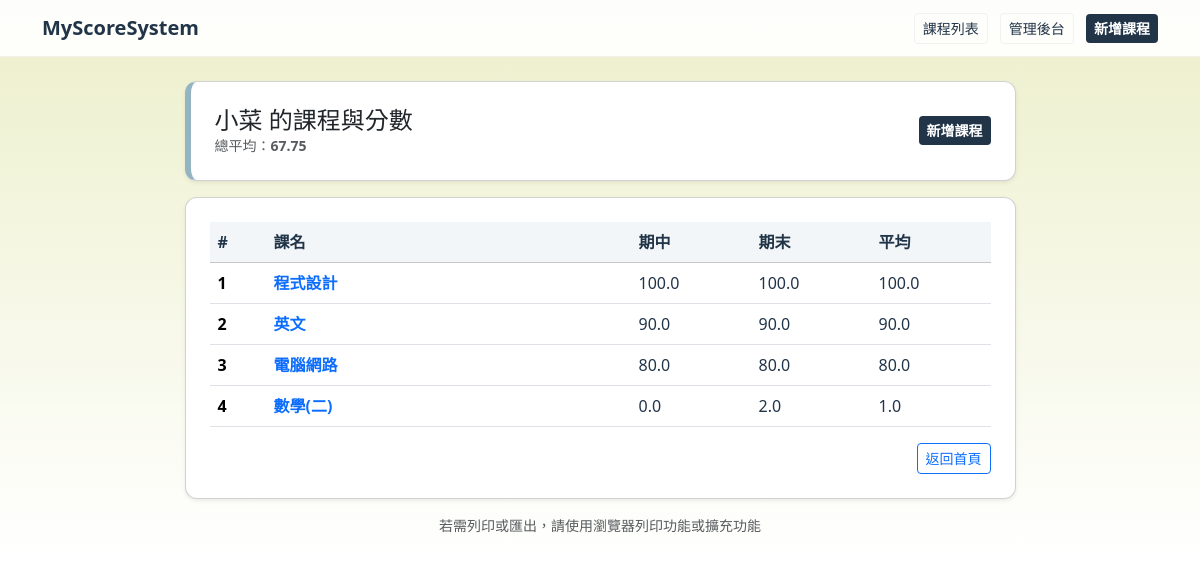
Page /courses/ on the committed database.
### course/models.py (models this page shows, shortened)
class Student(models.Model):
    name = models.CharField(max_length=50, verbose_name='學生姓名')

class Enrollment(models.Model):
    student = models.ForeignKey(Student, on_delete=models.CASCADE, verbose_name='學生')
    course = models.ForeignKey(Course, on_delete=models.CASCADE, verbose_name='課程')
    midterm_score = models.FloatField(verbose_name='期中成績')
    final_score = models.FloatField(verbose_name='期末成績')
    def average(self):
        return round((self.midterm_score + self.final_score) / 2, 2)

class Course(models.Model):
    course_id = models.CharField(max_length=10, verbose_name='課程代碼')
    name = models.CharField(max_length=100, verbose_name='課程名稱')
    teacher = models.CharField(max_length=50, verbose_name='授課教師')
    students = models.ManyToManyField(Student, through='Enrollment')

### course/views.py (the view)
# urls.py: path('courses/', views.course_list, name='course_list'),
def course_list(request):
    student = Student.objects.first()
    enrollments = Enrollment.objects.filter(student=student)
    avg_score = sum(e.average() for e in enrollments) / len(enrollments) if enrollments else 0
    return render(request, 'course_list.html', {
        'student': student,
        'enrollments': enrollments,
        'avg_score': round(avg_score, 2)
    })

### templates/course_list.html (shortened to what this page needs)
{% extends 'base.html' %}
{% block content %}
    <div class="row justify-content-center">
        <div class="col-lg-9">
            <div class="card header-card mb-3 shadow-sm accent-left">
                <div class="card-body d-flex align-items-center justify-content-between">
                    <div>
                        <h4 class="card-title mb-0">{{ student.name }} 的課程與分數</h4>
                        <p class="text-muted small mb-0">總平均：<strong>{{ avg_score }}</strong></p>
                    </div>
                    <div>
                        <a class="btn btn-primary btn-sm" href="{% url 'add_course' %}">新增課程</a>
                    </div>
                </div>
            </div>
            <div class="card shadow-sm">
                <div class="card-body">
                    <div class="table-responsive">
                        <table class="table table-hover align-middle mb-0">
                            <thead class="table-light">
                                <tr>
                                    <th style="width:56px">#</th>
                                    <th>課名</th>
                                    <th style="width:120px">期中</th>
                                    <th style="width:120px">期末</th>
                                    <th style="width:120px">平均</th>
                                </tr>
                            </thead>
                            <tbody>
                                {% for e in enrollments %}
                                <tr>
                                    <th scope="row">{{ forloop.counter }}</th>
                                    <td>
                                        <a class="text-decoration-none fw-semibold" href="{% url 'course_detail' e.course.id %}">
                                            {{ e.course.name }}
                                        </a>
                                    </td>
                                    <td>{{ e.midterm_score }}</td>
                                    <td>{{ e.final_score }}</td>
                                    <td>{{ e.average }}</td>
                                </tr>
                                {% empty %}
                                <tr>
                                    <td colspan="5" class="text-center text-muted py-3">目前沒有任何修課記錄。</td>
                                </tr>
                                {% endfor %}
                            </tbody>
                        </table>
                    </div>
                    <div class="d-flex justify-content-end mt-3">
                        <a class="btn btn-sm btn-outline-primary" href="/">返回首頁</a>
                    </div>
                </div>
            </div>
            <footer class="text-center text-muted small mt-3 mb-4">
                若需列印或匯出，請使用瀏覽器列印功能或擴充功能
            </footer>
        </div>
    </div>
{% endblock %}

### templates/base.html (shortened to what this page needs)
<!DOCTYPE html>
<html lang="zh-Hant">
<head>
    <link href="https://cdn.jsdelivr.net/npm/bootstrap@5.3.2/dist/css/bootstrap.min.css" rel="stylesheet">
</head>
<body>
    <nav class="navbar navbar-expand-lg navbar-light mb-4">
        <div class="container">
            <a class="navbar-brand" href="/">MyScoreSystem</a>
            <div>
                <a class="btn btn-outline-secondary btn-sm me-2" href="{% url 'course_list' %}">課程列表</a>
                <a class="btn btn-outline-secondary btn-sm" href="/admin/">管理後台</a>
                <a class="btn btn-primary btn-sm ms-2" href="{% url 'add_course' %}">新增課程</a>
            </div>
        </div>
    </nav>
    <main class="container">
        {% block content %}{% endblock %}
    </main>
</body>
</html>

### templates/base.html (style rules this page uses)
:root { --bg-light: #ECEFCA; --bg-2: #ffffff; --surface: #94B4C1; --btn-deep: #213448; --btn-dark: #547792; --text: #213448; --muted: #547792; }
html,body { height:100%; }
body { font-family: "Noto Sans TC", system-ui, -apple-system, "Segoe UI", Roboto, Arial, "Helvetica Neue", sans-serif; background: linear-gradient(180deg, var(--bg-light) 0%, var(--bg-2) 70%); color: var(--text); -webkit-font-smoothing:antialiased; -moz-osx-font-smoothing:grayscale; }
.navbar { background: rgba(255,255,255,0.92); border-bottom:1px solid rgba(33,52,72,0.06); }
.navbar-brand { color:var(--text); font-weight:600; }
.card { border-radius:12px; box-shadow: 0 8px 24px rgba(33,52,72,0.05); }
.card .card-body { padding:1.5rem; }
.btn-primary { background: var(--btn-deep); color:#fff; border: none; font-weight:600; }
.btn-outline-secondary { color:var(--text); border-color: rgba(33,52,72,0.06); background:transparent; }
.accent-left { border-left:6px solid var(--surface); }
table.table thead th { background: rgba(148,180,193,0.12); color: var(--btn-deep); }
table.table tbody td { color: var(--text); }

### rows in the picture
Student: name "小菜"
Enrollment: course.name "程式設計", midterm_score "100.0", final_score "100.0", average "100.0"
Enrollment: course.name "英文", midterm_score "90.0", final_score "90.0", average "90.0"
Enrollment: course.name "電腦網路", midterm_score "80.0", final_score "80.0", average "80.0"
Enrollment: course.name "數學(二)", midterm_score "0.0", final_score "2.0", average "1.0"

### other values in the picture
{{ avg_score }} "67.75"
